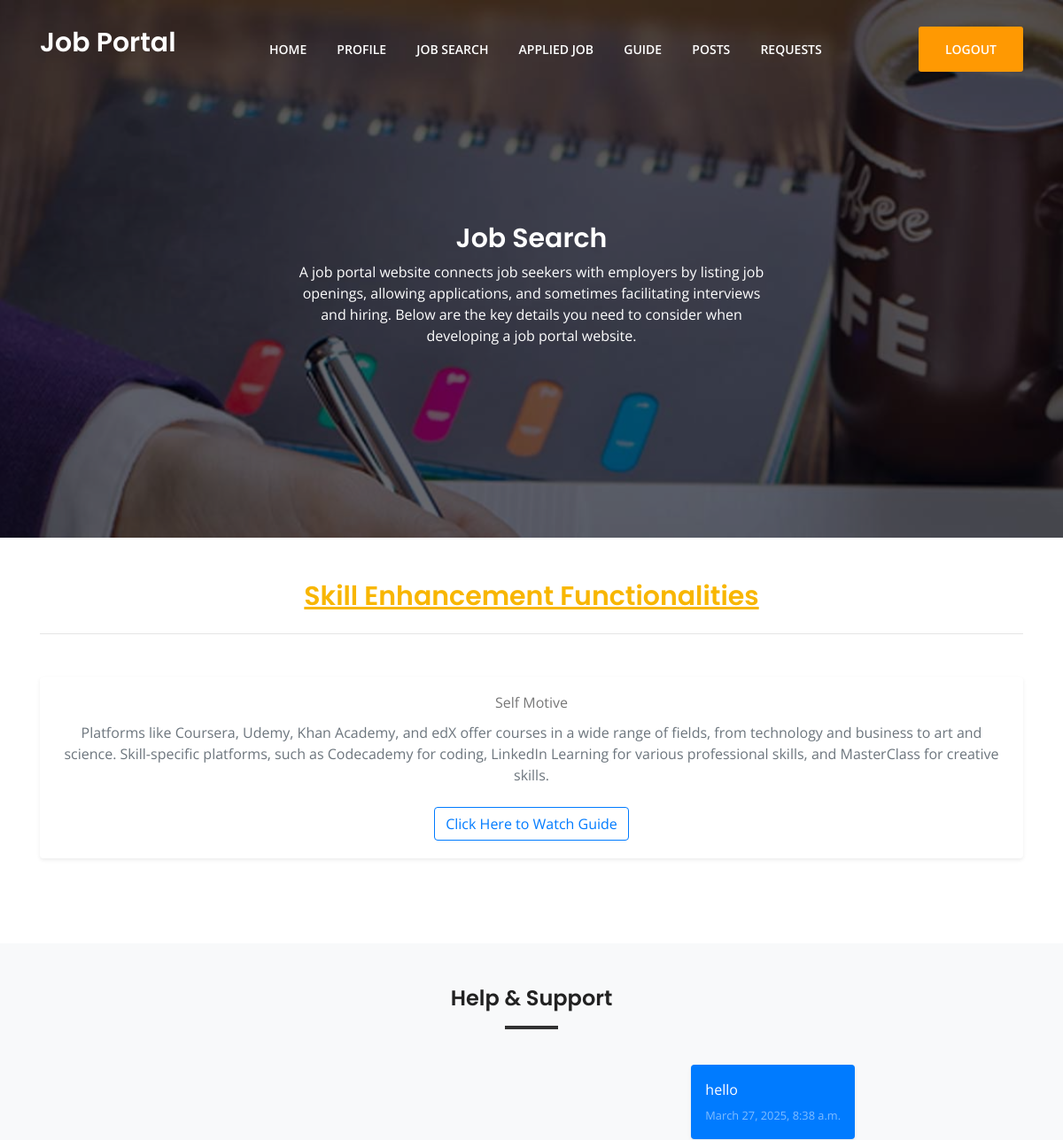
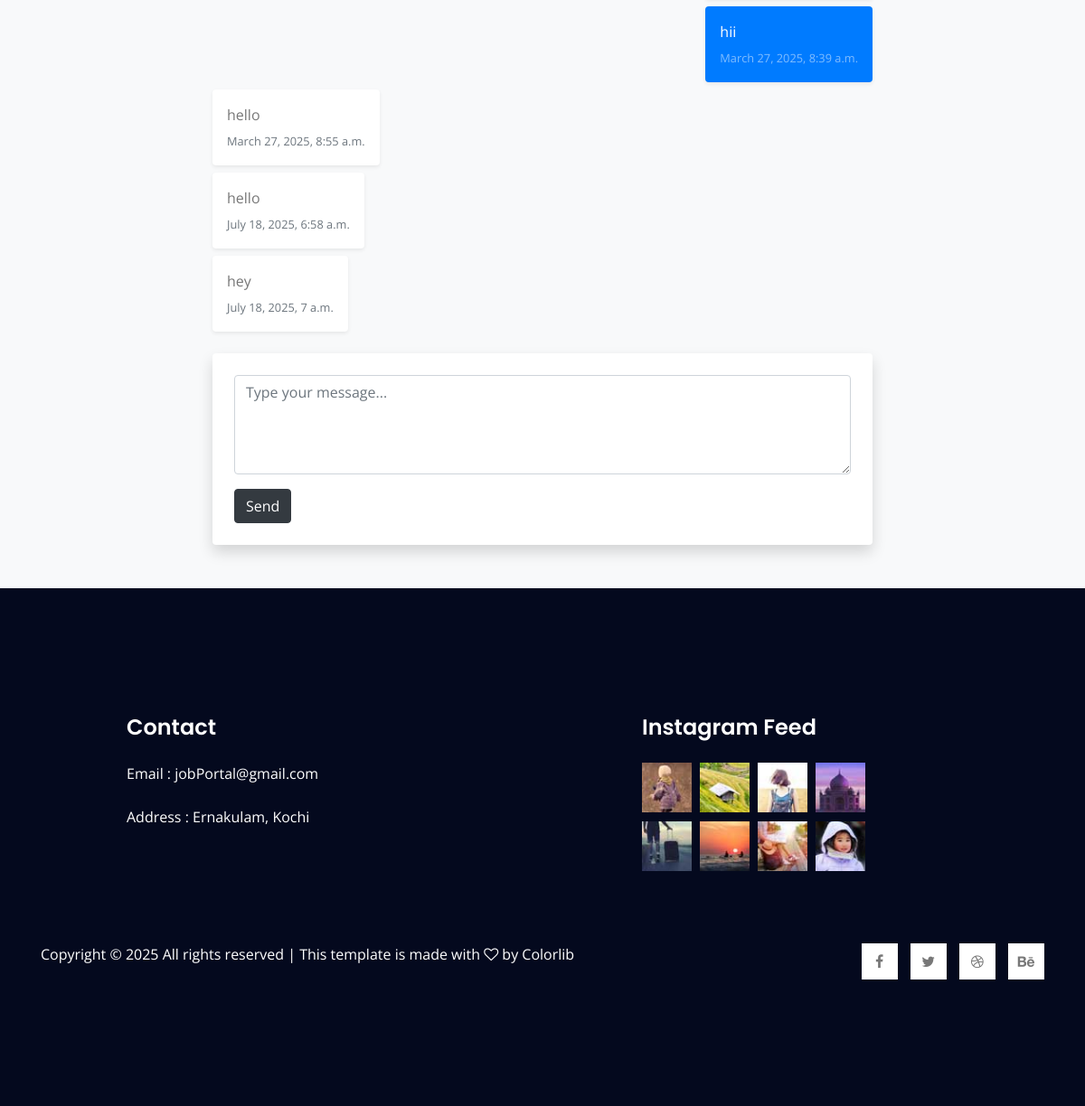
The page /user_view_guide/ (signed in) on the database its author committed (2 pictures, top to bottom).
### myapp/models.py (models this page shows)
class Guidence(models.Model):
    name=models.CharField(max_length=100,null=True)
    url=models.CharField(max_length=100,null=True)
    desc=models.CharField(max_length=300,null=True)

class UserAdminChat(models.Model):
    user = models.ForeignKey(UserRegistration, on_delete=models.CASCADE, null=True)
    date = models.DateTimeField(auto_now_add=True, null=True)
    adminmessage = models.CharField(max_length=300, null=True)
    usermessage = models.CharField(max_length=300, null=True)

### myapp/views.py (the view, shortened to what this page needs)
# urls.py: path('user_view_guide/',views.user_view_guide),
def user_view_guide(request):
    user=UserRegistration.objects.get(loginid__id=request.session["uid"])
    view = Guidence.objects.all()
    chats=UserAdminChat.objects.filter(user = user )
    return render(request, "User/view_guide.html", {"view": view,"chats":chats})

### templates/User/view_guide.html (shortened to what this page needs)
{% extends 'User/common.html' %}
{% load static %}
{% block header %}
<div class="container py-5">
    <h2 class="text-center fw-bold mb-4"><u>Skill Enhancement Functionalities</u></h2>
    <hr class="mb-5">
    <div class="row row-cols-1 row-cols-md-2 row-cols-lg-3 g-4">
        {% for i in view %}
        <div class="col d-flex align-items-stretch">
            <div class="card shadow-sm rounded-4 border-0 w-100">
                <div class="card-body text-center">
                    <h5 class="card-title fw-bold">{{ i.name }}</h5>
                    <p class="card-text text-muted">{{ i.desc }}</p>
                    <a href="{{ i.url }}" class="btn btn-outline-primary mt-2">Click Here to Watch Guide</a>
                </div>
            </div>
        </div>
        {% endfor %}
    </div>
</div>
<section class="bg-light py-5 mt-5">
    <div class="container">
        <div class="row justify-content-center mb-4">
            <div class="col-lg-8 text-center">
                <h3 class="fw-bold mb-3">Help & Support</h3>
                <hr class="mx-auto" style="width: 60px; height: 3px; background-color: #333;">
            </div>
        </div>
        <div class="row justify-content-center">
            <div class="col-lg-8">
                <div class="mb-4">
                    {% for c in chats %}
                        {% if c.adminmessage %}
                            <div class="d-flex justify-content-start mb-2">
                                <div class="bg-white p-3 rounded shadow-sm" style="max-width: 75%;">
                                    <p class="mb-1">{{ c.adminmessage }}</p>
                                    <small class="text-muted">{{ c.date }}</small>
                                </div>
                            </div>
                        {% endif %}
                        {% if c.usermessage %}
                            <div class="d-flex justify-content-end mb-2">
                                <div class="bg-primary text-white p-3 rounded shadow-sm" style="max-width: 75%;">
                                    <p class="mb-1">{{ c.usermessage }}</p>
                                    <small class="text-white-50">{{ c.date }}</small>
                                </div>
                            </div>
                        {% endif %}
                    {% endfor %}
                </div>
                <form method="post" class="bg-white p-4 shadow rounded">
                    <div class="mb-3">
                        <textarea name="message" class="form-control" rows="4" placeholder="Type your message..." required></textarea>
                    </div>
                    <div class="text-end">
                        <button type="submit" class="btn btn-dark">Send</button>
                    </div>
                </form>
            </div>
        </div>
    </div>
</section>
{% endblock %}

### static/assets/css/style.css (style rules this page uses)
body { color:#777;font-family:"Open Sans",sans-serif;font-weight:400 }
h2 { color:#222;font-family:"Poppins",sans-serif;font-size:36px;font-weight:600 }
h3 { color:#222;text-transform:capitalize;font-family:"Poppins",sans-serif;font-size:20px;font-weight:600 }
h5 { color:#777;font-family:"Open Sans",sans-serif;text-transform:capitalize;font-size:16px;font-weight:400 }
b,sup,sub,u,del { color:#f8b600 }
h2 { font-size:30px }
h3 { font-size:24px }
h5 { font-size:16px }

### rows shown on the page
Guidence: name "Self Motive", desc "Platforms like Coursera, Udemy, Khan Academy, and edX offer courses in a wide range of fields, from technology and business to art and science. Skill-specific platforms, such as Codecademy for coding, LinkedIn Learning for various professional skills, and MasterClass for creative skills."
UserAdminChat: usermessage "hello", date "March 27, 2025, 8:38 a.m."
UserAdminChat: usermessage "hii", date "March 27, 2025, 8:39 a.m."
UserAdminChat: adminmessage "hello", date "March 27, 2025, 8:55 a.m."
UserAdminChat: adminmessage "hello", date "July 18, 2025, 6:58 a.m."
UserAdminChat: adminmessage "hey", date "July 18, 2025, 7 a.m."
